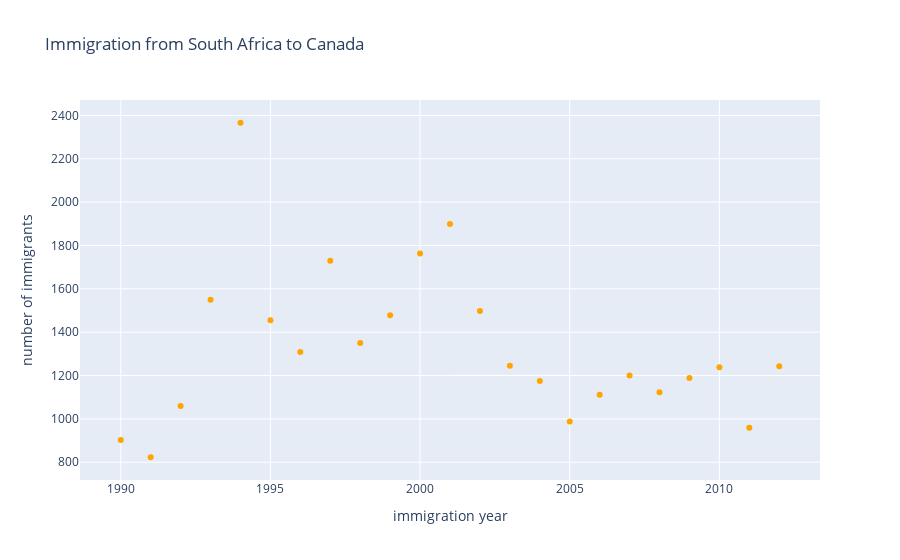

The cell this chart's notebook holds for it:
### Markdown cell above
The following three blocks of code demonstrate how to use graph_objects to create plots.

### Code cell
# create an empty figure 
country_data_sa = get_data('south africa', 1990, 2012)
fig = go.Figure()
fig.add_trace(go.Scatter(x = country_data_sa['immigration_year'], y = country_data_sa['number_of_immigrants'], mode = 'markers', marker = dict(color = 'orange')))
fig.update_layout(title = 'Immigration from South Africa to Canada', xaxis_title = 'immigration year', yaxis_title = 'number of immigrants')
fig.show()

### Figure 1 — Plotly figure (JSON) as saved in the notebook; plotly's stock layout.template omitted (floating-point values rounded to 4 significant figures)
{"data": [{"marker": {"color": "orange"}, "mode": "markers", "type": "scatter", "x": [1990, 1991, 1992, 1993, 1994, 1995, 1996, 1997, 1998, 1999, 2000, 2001, 2002, 2003, 2004, 2005, 2006, 2007, 2008, 2009, 2010, 2011, 2012], "y": [902, 823, 1059, 1549, 2366, 1455, 1308, 1729, 1350, 1478, 1763, 1899, 1498, 1245, 1175, 988, 1111, 1200, 1123, 1188, 1238, 959, 1243]}], "layout": {"title": {"text": "Immigration from South Africa to Canada"}, "xaxis": {"title": {"text": "immigration year"}}, "yaxis": {"title": {"text": "number of immigrants"}}}}
